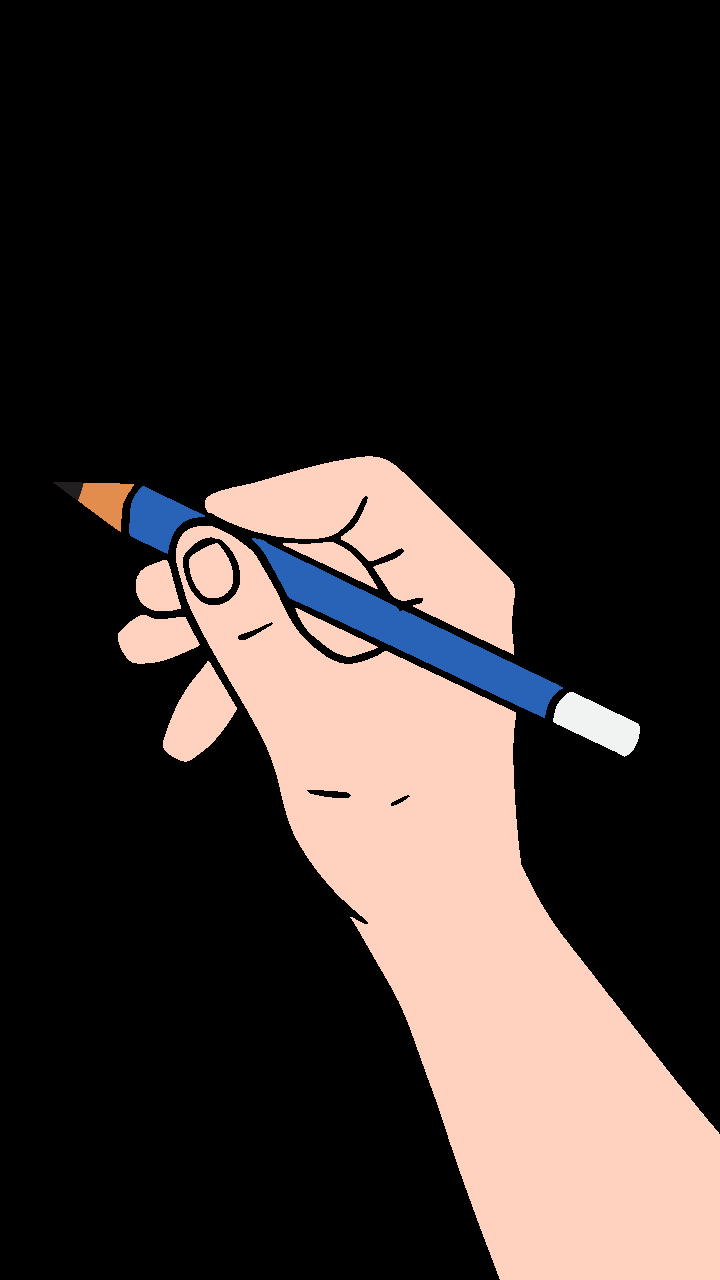
#> input picture hand_examples/1.png, 720 x 1280 px
$ python -i element_by_element.py   (imports and definitions only)
#> lines starting #> are read from the running program, lines starting #| are printed output that depends on the picture; after the words box and inside, x2 and y2 are one past the last pixel; in counts of white or black regions, pixels touching at a corner belong together
"""
Element-by-Element Drawing Logic

This module handles intelligent detection and drawing of isolated elements/objects
in an image. Elements are organized into rows or columns based on their START position.

ELEMENT DIRECTION OPTIONS:
- default: Divide screen into 2 halves (top and bottom).
           Draw order: Top-half elements (left-to-right), then Bottom-half elements (left-to-right)

- row_wise: Divide screen into 5 rows. Elements assigned to rows by their TOP edge.
            Draw order: Row 1 (left-to-right), Row 2 (left-to-right), ... Row 5 (left-to-right)

- column_wise: Divide screen into 5 columns. Elements assigned to columns by their LEFT edge.
               Draw order: Col 1 (top-to-bottom), Col 2 (top-to-bottom), ... Col 5 (top-to-bottom)

If an element spans multiple rows/columns (e.g., covers rows 2,3,4), it is assigned
to the row/column where it STARTS (top edge for rows, left edge for columns).
The entire element is drawn completely before moving to the next element.
"""
import cv2
import numpy as np
from typing import List, Tuple, Dict
from dataclasses import dataclass


@dataclass
class DetectedElement:
    """Represents a detected element/object in the image."""
    mask: np.ndarray
    bbox: Tuple[int, int, int, int]  # (x, y, width, height)
    area: int
    centroid: Tuple[float, float]

    @property
    def x(self) -> int:
        return self.bbox[0]

    @property
    def y(self) -> int:
        return self.bbox[1]

    @property
    def width(self) -> int:
        return self.bbox[2]

    @property
    def height(self) -> int:
        return self.bbox[3]

    # [9 lines left out: functions top, left, not called in this run]

    @property
    def center_x(self) -> float:
        return self.bbox[0] + self.bbox[2] / 2

    @property
    def center_y(self) -> float:
        return self.bbox[1] + self.bbox[3] / 2


class ElementByElementDrawer:
    """
    Handles element-by-element drawing with row-wise or column-wise organization.
    """

    NUM_DIVISIONS = 5  # Number of rows or columns

    def __init__(self, fps: int = 30):
#> further down, picture is the input picture: shape (1280, 720, 3); mean B, G, R 43.5, 46, 54.6
        self.fps = fps

    def detect_elements(self, image: np.ndarray) -> List[DetectedElement]:
        """
        Detect all closed/isolated objects in the image.
        Uses multiple detection methods for robust element finding.
        """
        h, w = image.shape[:2]
        gray = cv2.cvtColor(image, cv2.COLOR_BGR2GRAY)
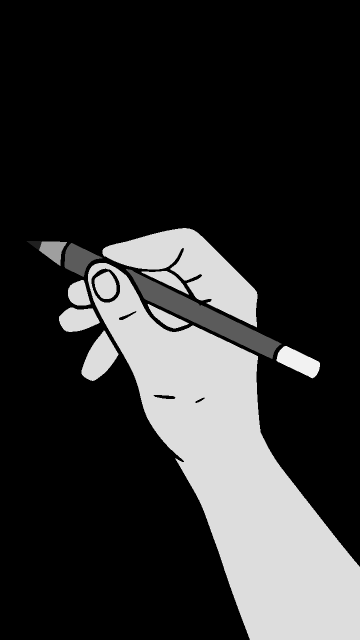
#> gray: shape (1280, 720) (shown at 1/2 size); min 0, max 255, mean 48.2

        # Method 1: Simple thresholding (for high contrast images)
        _, thresh1 = cv2.threshold(gray, 245, 255, cv2.THRESH_BINARY_INV)
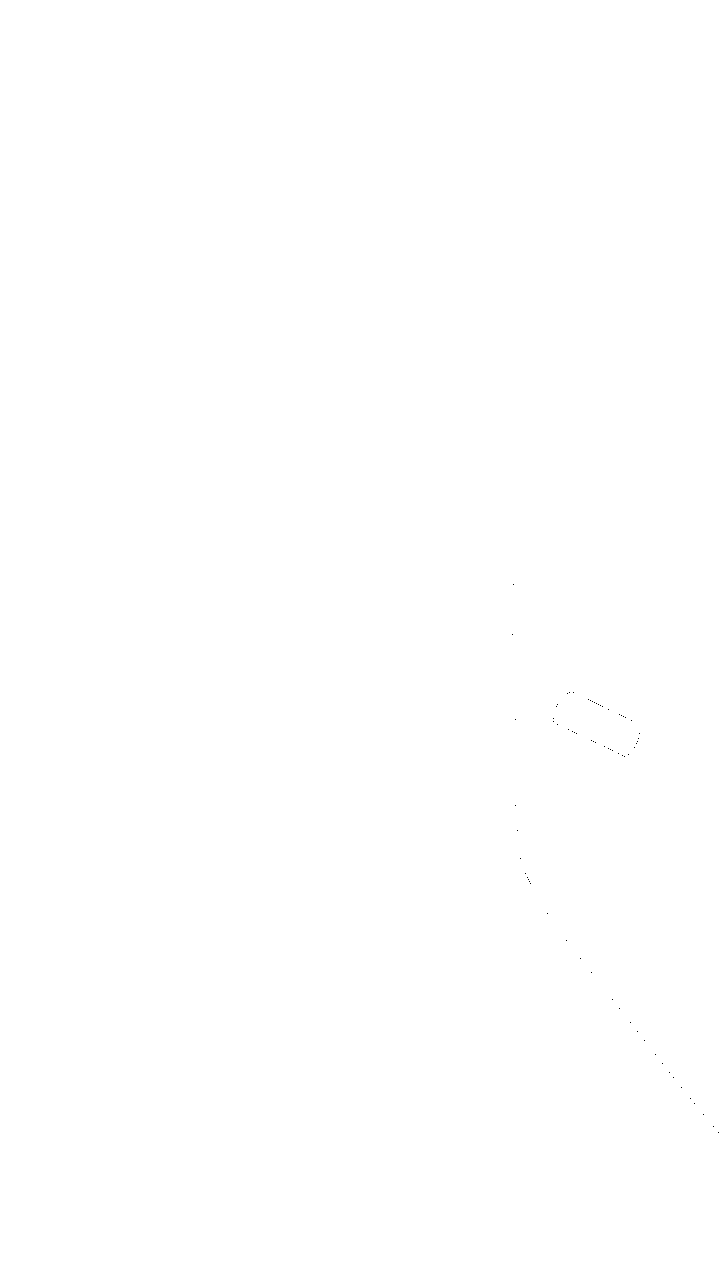
#> thresh1: shape (1280, 720); 100% white; black in thin lines or dots, all inside (x1, y1, x2, y2) = (512, 584, 719, 1133)
        _, thresh2 = cv2.threshold(gray, 220, 255, cv2.THRESH_BINARY_INV)
#> thresh2: shape (1280, 720); 79% white; 9 black regions, largest, box (x1, y1, x2, y2) and area: (176, 526, 720, 1280) 152174, (205, 456, 515, 655) 24749, (163, 661, 237, 762) 4144

        # Method 2: Adaptive thresholding (for varying illumination)
        adaptive = cv2.adaptiveThreshold(
            gray, 255, cv2.ADAPTIVE_THRESH_GAUSSIAN_C,
            cv2.THRESH_BINARY_INV, 25, 8
        )
#> adaptive: shape (1280, 720); 3.3% white; 5 white regions, box (x1, y1, x2, y2) and area: (55, 449, 720, 1280) 28505, (183, 537, 240, 605) 1136, (307, 790, 351, 798) 235, (238, 622, 273, 640) 167, (391, 795, 410, 806) 72

        # Method 3: Edge detection (for outline-based images)
        blurred = cv2.GaussianBlur(gray, (5, 5), 0)
        edges = cv2.Canny(blurred, 50, 150)
#> edges: shape (1280, 720); 0.73% white in thin lines or dots, all inside (x1, y1, x2, y2) = (77, 455, 720, 1280)
        edges_dilated = cv2.dilate(edges, np.ones((3, 3), np.uint8), iterations=2)
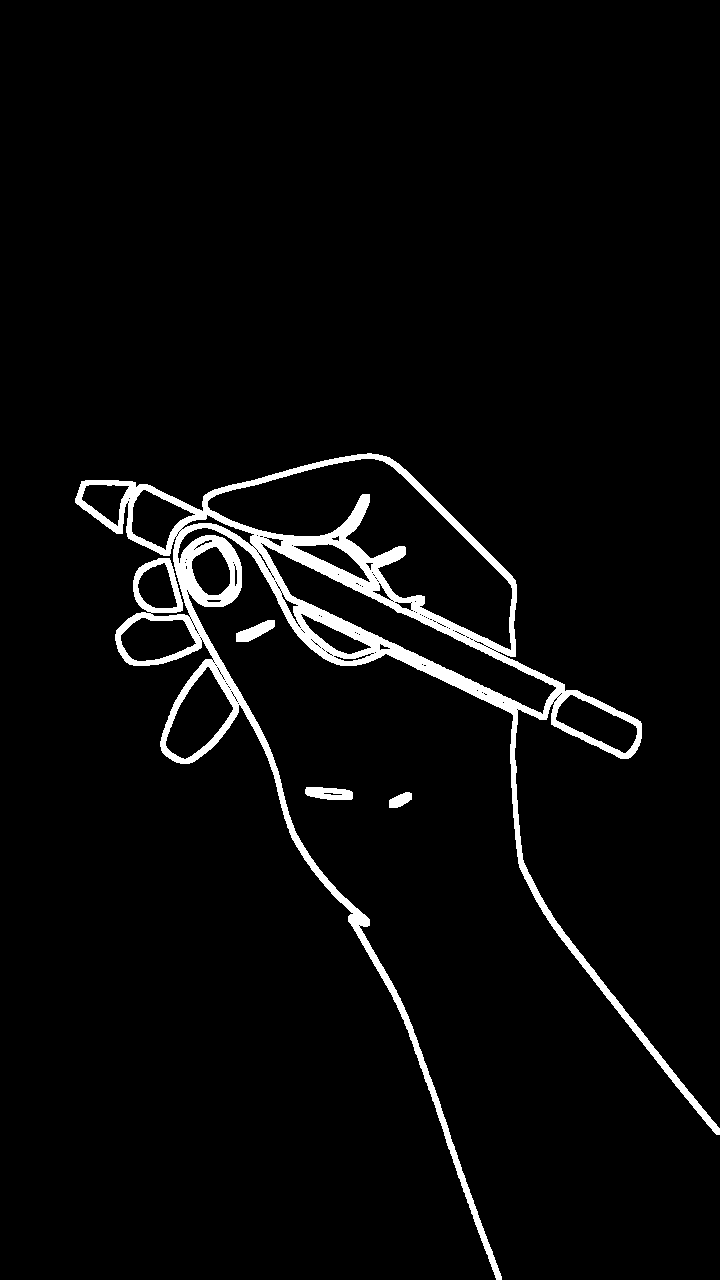
#> edges_dilated: shape (1280, 720); 3.9% white; 4 white regions, box (x1, y1, x2, y2) and area: (75, 453, 720, 1280) 34661, (305, 787, 353, 800) 489, (236, 620, 275, 642) 444, (389, 792, 412, 808) 243

        # Method 4: Color-based segmentation
        hsv = cv2.cvtColor(image, cv2.COLOR_BGR2HSV)
#> hsv: shape (1280, 720, 3); mean H, S, V 3.9, 16.4, 56.8
        _, saturation_mask = cv2.threshold(hsv[:, :, 1], 30, 255, cv2.THRESH_BINARY)
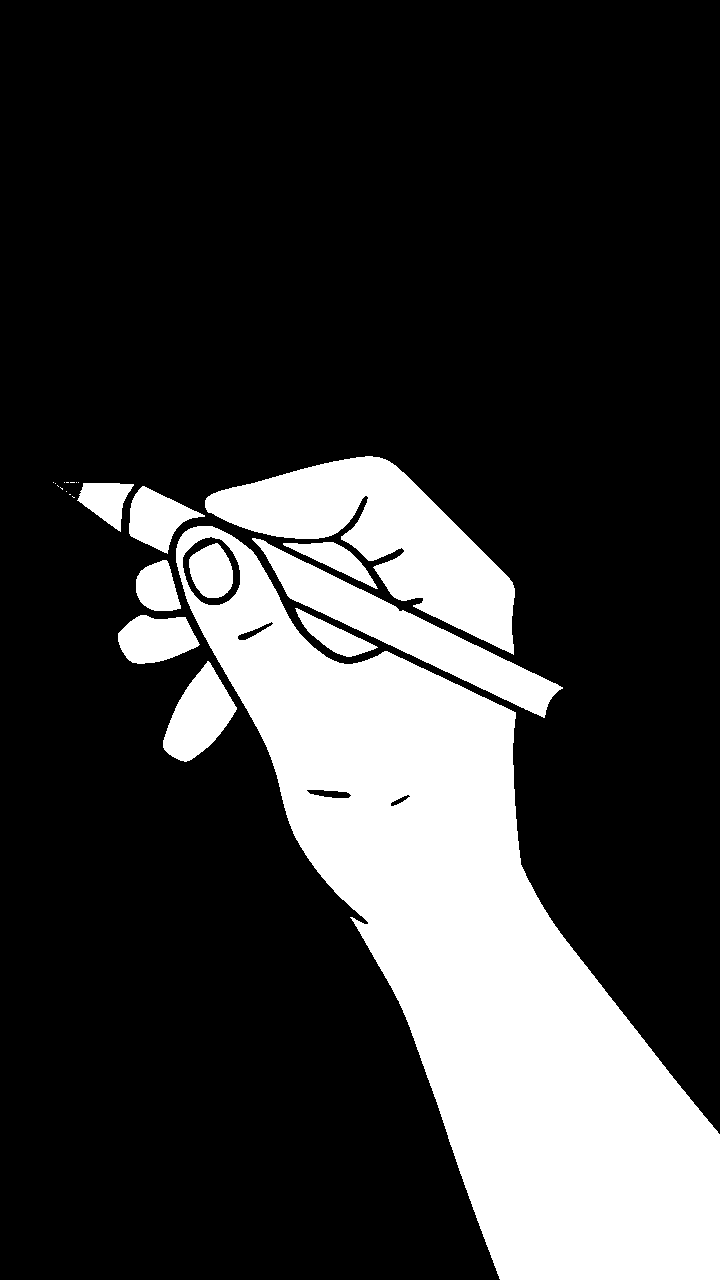
#> saturation_mask: shape (1280, 720); 22.4% white; 23 white regions (12 under 20 px), largest, box (x1, y1, x2, y2) and area: (176, 526, 720, 1280) 152179, (205, 456, 515, 655) 24750, (252, 538, 563, 718) 11678

        # Combine all detection methods
        combined = cv2.bitwise_or(thresh1, thresh2)
        combined = cv2.bitwise_or(combined, adaptive)
        combined = cv2.bitwise_or(combined, edges_dilated)
#> combined: shape (1280, 720); every value is 255
        combined = cv2.bitwise_or(combined, saturation_mask)

        # Morphological cleanup
        kernel = np.ones((3, 3), np.uint8)
        combined = cv2.morphologyEx(combined, cv2.MORPH_CLOSE, kernel, iterations=4)
        combined = cv2.morphologyEx(combined, cv2.MORPH_OPEN, kernel, iterations=2)

        # Fill holes in detected regions
        contours, _ = cv2.findContours(combined, cv2.RETR_EXTERNAL, cv2.CHAIN_APPROX_SIMPLE)
#> contours = [[[0, 0], [0, 1279], [719, 1279], [719, 0]]]
        filled = np.zeros_like(combined)
        cv2.drawContours(filled, contours, -1, 255, -1)

        # Find connected components
        num_labels, labels, stats, centroids = cv2.connectedComponentsWithStats(
            filled, connectivity=8
        )
#> labels: shape (1280, 720) int32; every value is 1
#> num_labels = 2; stats = [[-1, 2147483647, 0, 0, 0], [0, 0, 720, 1280, 921600]]; centroids = [[nan, nan], [359.5, 639.5]]

        # Filter by size
        min_area = (h * w) // 500   # Min 0.2% of image
        max_area = int((h * w) * 0.8)  # Max 80% of image

        elements = []

        for label_id in range(1, num_labels):  # Skip background (0)
            area = stats[label_id, cv2.CC_STAT_AREA]

            if min_area < area < max_area:
                x = stats[label_id, cv2.CC_STAT_LEFT]
                y = stats[label_id, cv2.CC_STAT_TOP]
                bw = stats[label_id, cv2.CC_STAT_WIDTH]
                bh = stats[label_id, cv2.CC_STAT_HEIGHT]

                # Create element mask
                mask = np.zeros((h, w), dtype=np.uint8)
                mask[labels == label_id] = 255

                # Dilate mask slightly for smoother edges
                mask = cv2.dilate(mask, kernel, iterations=3)

                elements.append(DetectedElement(
                    mask=mask,
                    bbox=(x, y, bw, bh),
                    area=area,
                    centroid=(centroids[label_id][0], centroids[label_id][1])
                ))
#> this loop made 1 pass
#> area on pass 1: 921600
#> after the loop, elements = []

        return elements

    # [343 lines left out: functions organize_by_rows, organize_by_columns, organize_by_halves, get_ordered_elements, create_element_fill_path, create_travel_path and 2 more, not called in this run]


# Module-level instance
element_drawer = ElementByElementDrawer()

>>> import cv2
>>> picture = cv2.imread('../../../hand_examples/1.png')
>>> result = ElementByElementDrawer().detect_elements(picture)
#> result = []

$ run again, on hand_examples/2.png
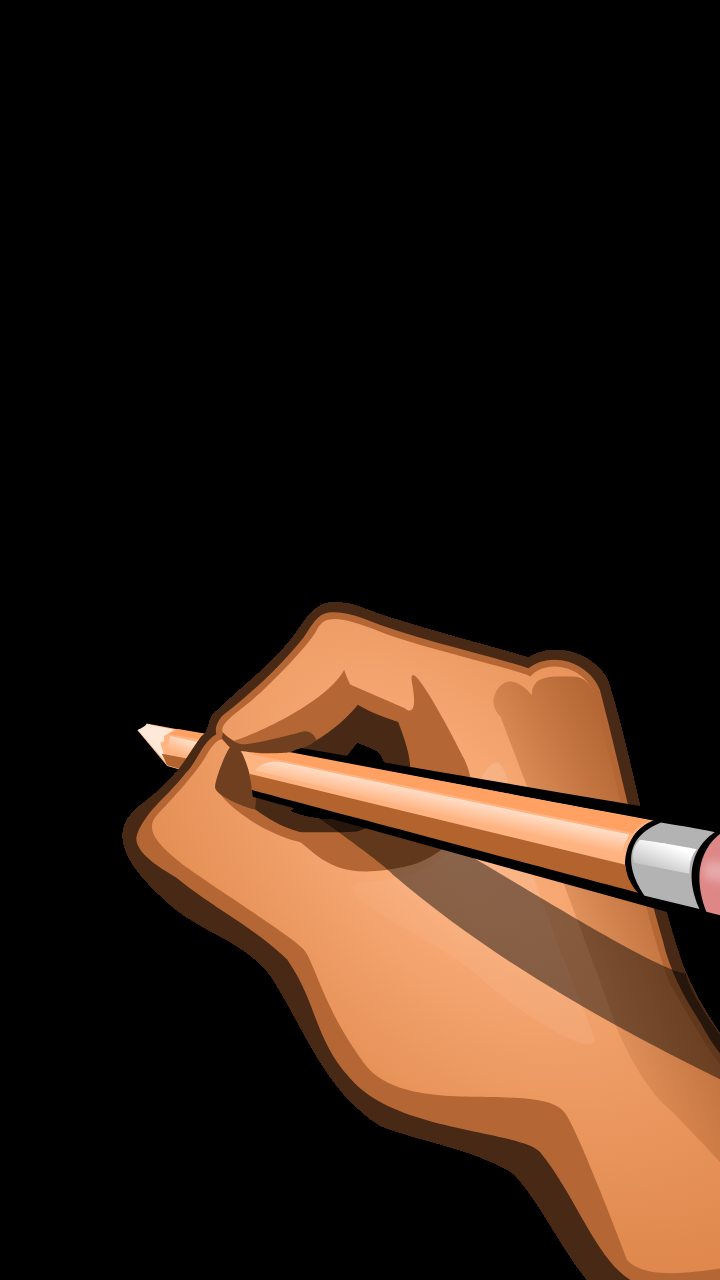
#> input picture hand_examples/2.png, 720 x 1280 px
#> picture is the input picture: shape (1280, 720, 3); mean B, G, R 20.8, 32.5, 50.2
#> thresh1: shape (1280, 720); 100% white; 2 black regions (1 under 20 px), largest, box (x1, y1, x2, y2) and area: (651, 842, 696, 858) 238
#> in detect_elements, `_, thresh2 = cv2.threshold(gray, 220, 255, cv2.THRESH_BINARY_INV)`:
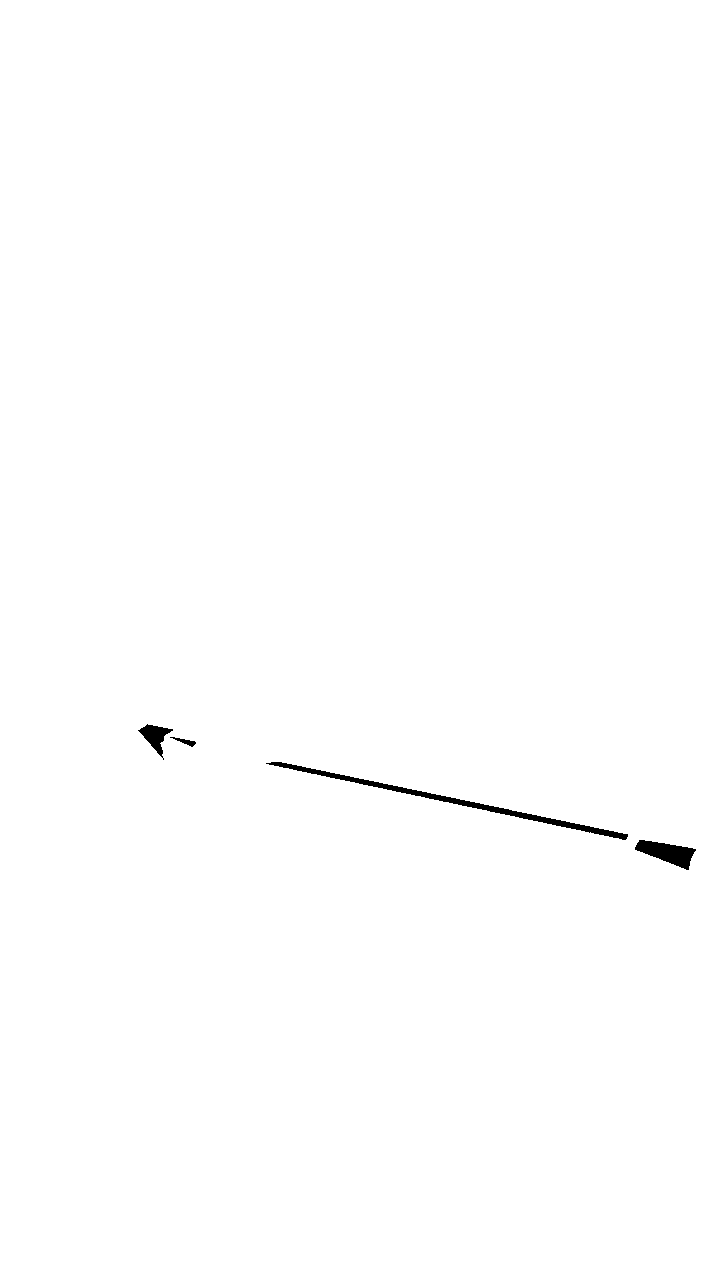
#> thresh2: shape (1280, 720); 99.6% white; 4 black regions, box (x1, y1, x2, y2) and area: (266, 762, 628, 840) 1938, (635, 840, 696, 870) 945, (138, 724, 173, 760) 489, (170, 737, 196, 747) 91
#> adaptive: shape (1280, 720); 4.3% white; 62 white regions (46 under 20 px), largest, box (x1, y1, x2, y2) and area: (118, 598, 720, 1280) 27096, (149, 739, 720, 1276) 3184, (251, 775, 621, 868) 1976
#> edges: shape (1280, 720); 1.1% white in thin lines or dots, all inside (x1, y1, x2, y2) = (122, 601, 720, 1280)
#> edges_dilated: shape (1280, 720); 5.9% white; 1 white region, box (x1, y1, x2, y2) and area: (120, 599, 720, 1280) 54623
#> hsv: shape (1280, 720, 3); mean H, S, V 3.1, 40.4, 50.2
#> in detect_elements, `_, saturation_mask = cv2.threshold(hsv[:, :, 1], 30, 255, cv2.THRESH_B..`:
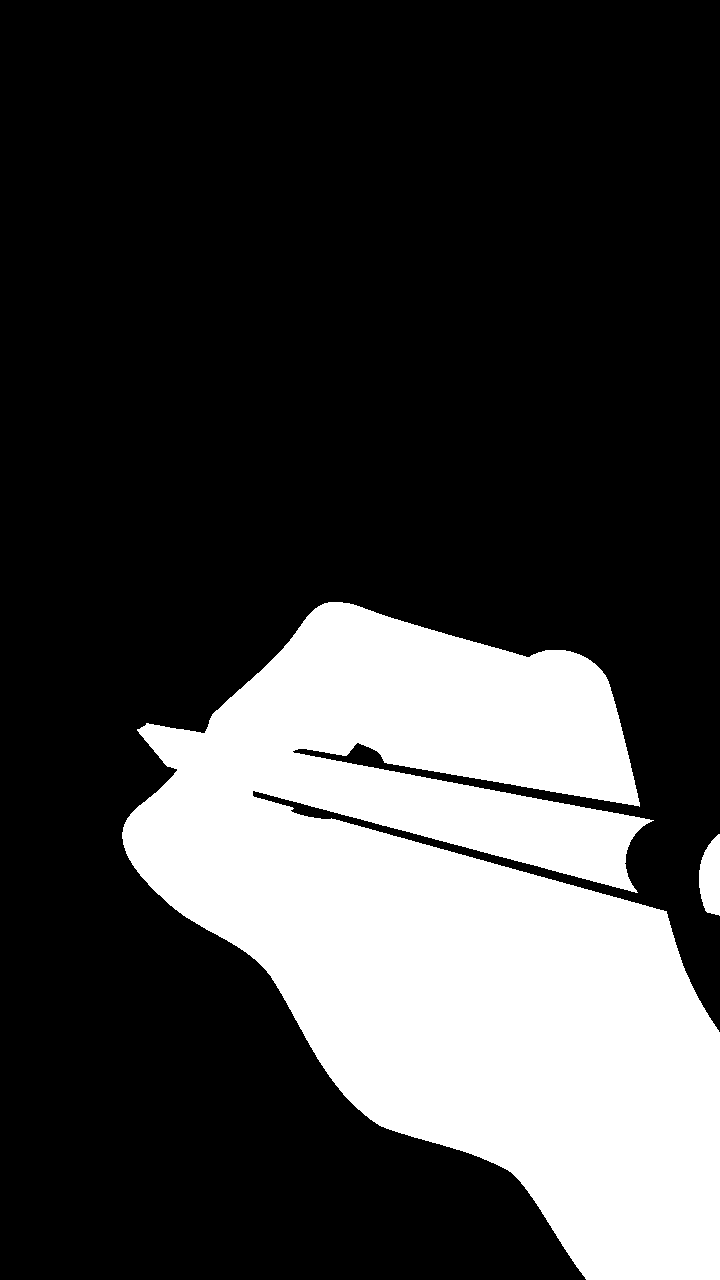
#> saturation_mask: shape (1280, 720); 25.8% white; 2 white regions, box (x1, y1, x2, y2) and area: (122, 602, 720, 1280) 236601, (699, 834, 720, 916) 1334
#> contours = [[[0, 0], [0, 1279], [719, 1279], [719, 0]]]
#> labels: shape (1280, 720) int32; every value is 1
#> num_labels = 2; stats = [[-1, 2147483647, 0, 0, 0], [0, 0, 720, 1280, 921600]]; centroids = [[nan, nan], [359.5, 639.5]]
#> the loop in detect_elements, `for label_id in range(1, num_labels):` made 1 pass
#> area on pass 1: 921600
#> after the loop in detect_elements, `for label_id in range(1, num_labels):`: elements = []
